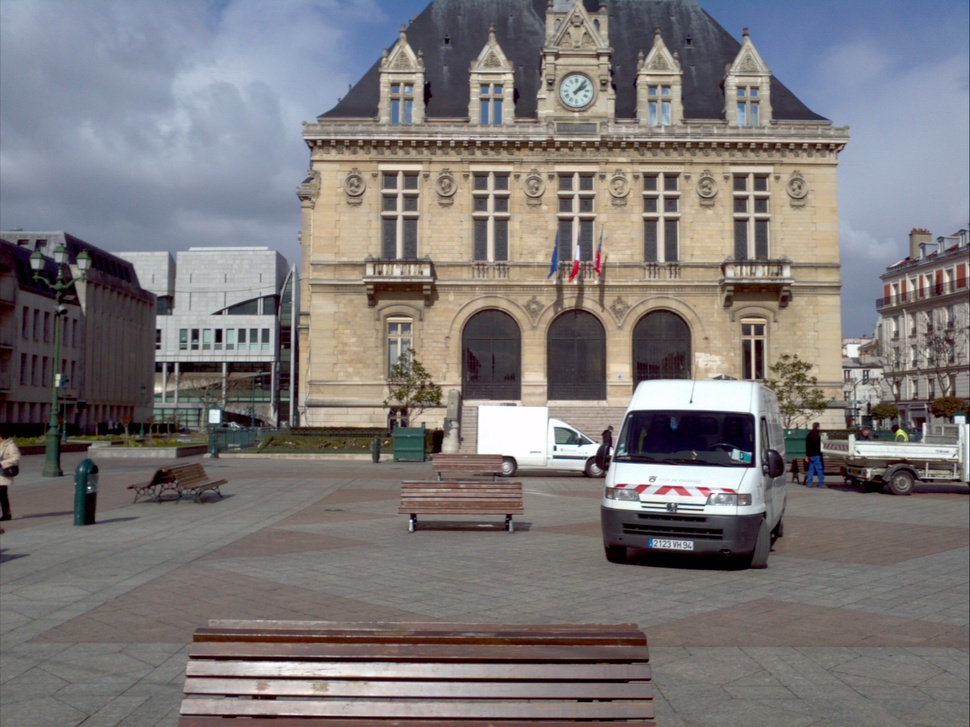
//> input picture TP1/Img/img01.jpg, 970 x 727 px, shrunk from 2048 x 1536 before the run
$ ./harris Img/img01.jpg   (built with g++ and OpenCV 4)
//> lines starting //> are read from the running program, lines starting //| are printed output that depends on the picture
#include "opencv2/highgui.hpp"
#include "opencv2/imgproc.hpp"
#include <iostream>

using namespace cv;
using namespace std;

Mat src, gradX, gradY;

// [63 lines left out: functions harris, mouse_callback, not called in this run]


void getDoGX(Mat& K, int w, double sigma)
{
  K= Mat(2*w+1,2*w+1, CV_64FC1);

  double alpha= 1/(2*M_PI*pow(sigma,4));
  double beta= -1/(2*sigma*sigma);

  for (int i=-w; i <= w; i++)
    for (int j=-w; j<= w; j++)
      K.at<double>(j+w,i+w)= i*alpha*exp(beta*(i*i+j*j));
}

string type2str(int type) {
  string r;

  uchar depth = type & CV_MAT_DEPTH_MASK;
  uchar chans = 1 + (type >> CV_CN_SHIFT);

  switch ( depth ) {
    case CV_8U:  r = "8U"; break;
    case CV_8S:  r = "8S"; break;
    case CV_16U: r = "16U"; break;
    case CV_16S: r = "16S"; break;
    case CV_32S: r = "32S"; break;
    case CV_32F: r = "32F"; break;
    case CV_64F: r = "64F"; break;
    default:     r = "User"; break;
  }

  r += "C";
  r += (chans+'0');

  return r;
}

int main( int argc, char** argv )
{
  Mat tmp = imread(argv[1]);
//> tmp is the input picture: 727 rows x 970 cols, CV_8UC3; mean B, G, R 120.4, 119.8, 124.1
  Mat kernel_x;
  Mat kernel_y;

  if (tmp.channels() > 1)
    {
      cvtColor( tmp, src, COLOR_BGR2GRAY );
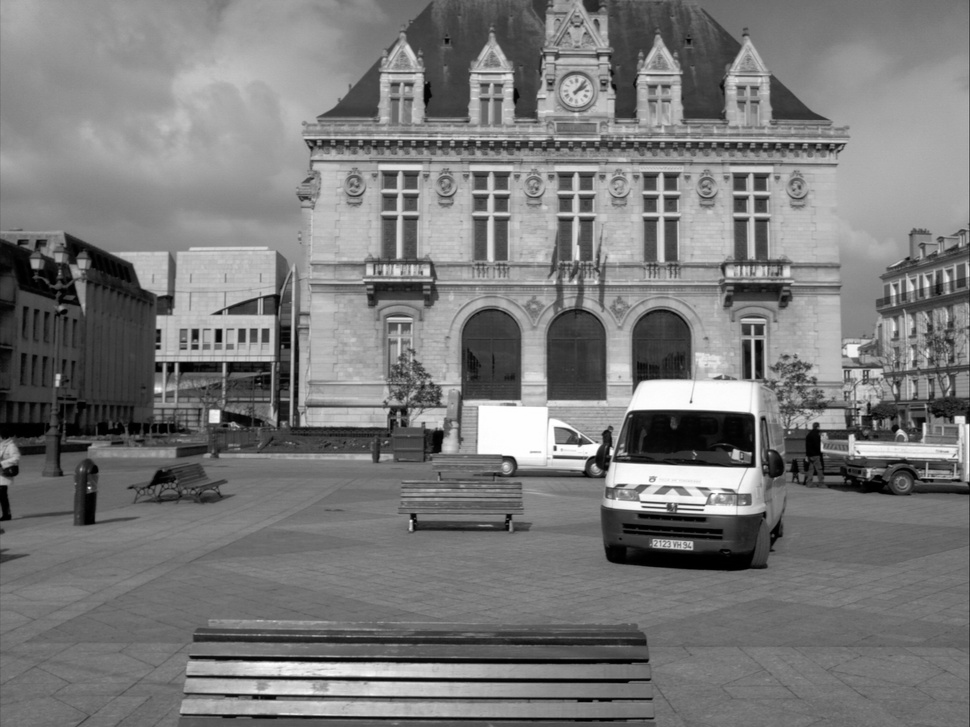
//> src: 727 rows x 970 cols, CV_8UC1; min 0, max 255, mean 121.2
      tmp= src;
    }

  tmp.convertTo(src, CV_64FC1);
//> src: 727 rows x 970 cols, CV_64FC1

  getDoGX(kernel_x, 2.0, 2.0/3.0);

  kernel_y = kernel_x.t();

  filter2D(src, gradX, -1, kernel_x);
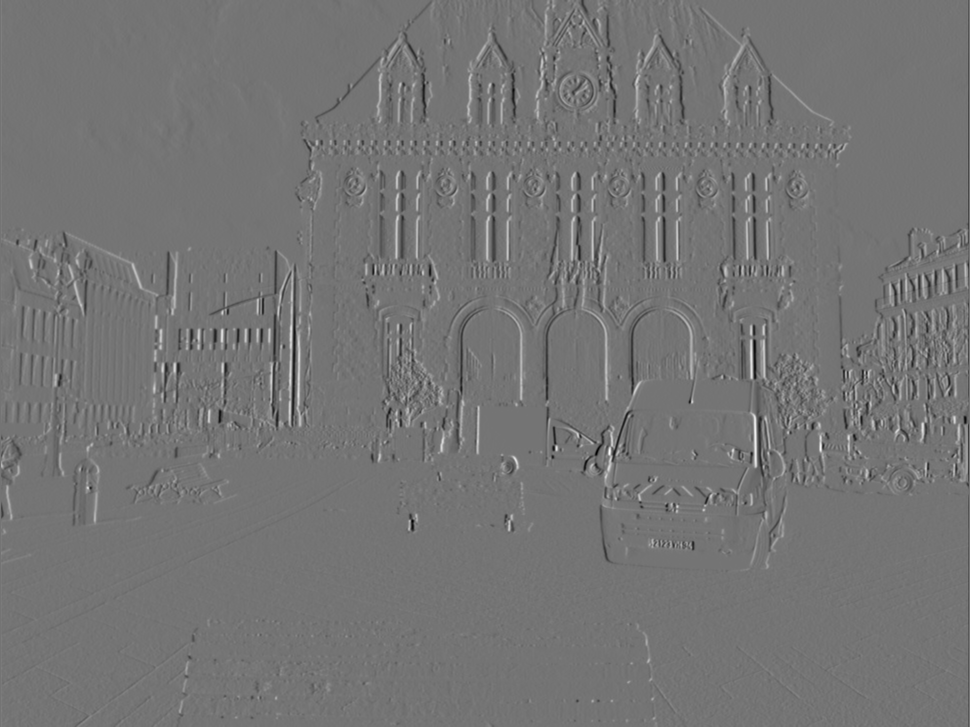
//> gradX: 727 rows x 970 cols, CV_64FC1; min -80.48, max 95.3, mean 0; drawn with min black and max white
  filter2D(src, gradY, -1, kernel_y);
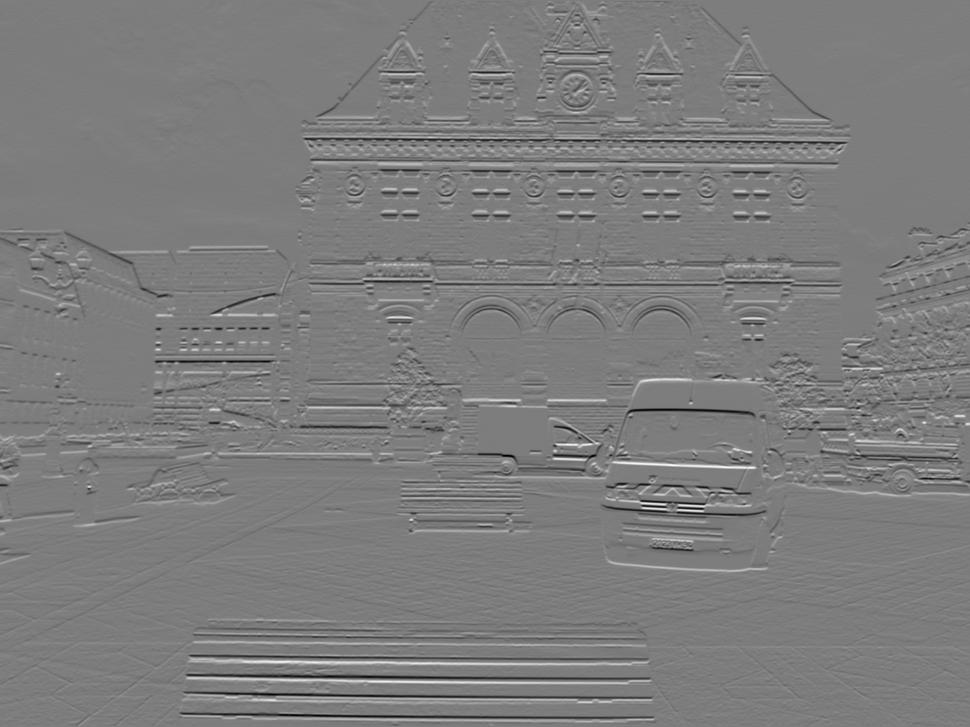
//> gradY: 727 rows x 970 cols, CV_64FC1; min -95.21, max 98.73, mean 0; drawn with min black and max white

  cout<< type2str(gradX.type())<<endl;
//| 64FC1


  namedWindow("src");
  imshow("src", tmp);

  namedWindow("gradX");
  imshow("gradX", gradX);

  namedWindow("gradY");
  imshow("gradY", gradY);

  // Routine de traitement du clic souris
  setMouseCallback("src", mouse_callback, NULL);

  // A vous de compléter le code...

  waitKey();
  return 0;
}

$ run again, on TP1/Img/img03.jpg
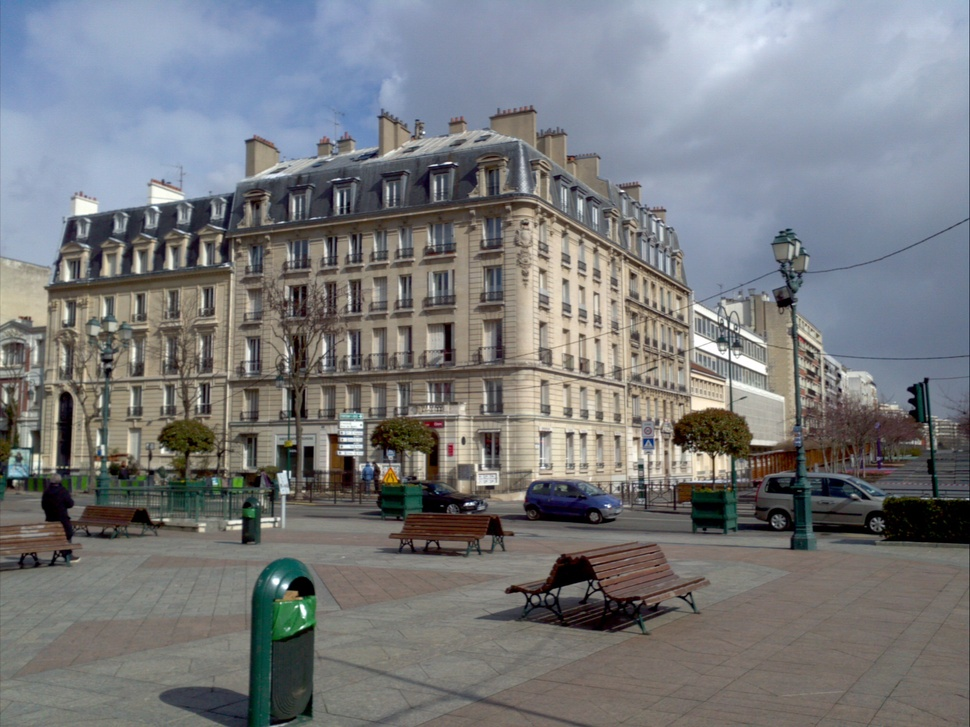
//> input picture TP1/Img/img03.jpg, 970 x 727 px, shrunk from 2048 x 1536 before the run
//> tmp is the input picture: 727 rows x 970 cols, CV_8UC3; mean B, G, R 124.8, 122.1, 120.2
//> `cvtColor( tmp, src, COLOR_BGR2GRAY );`:
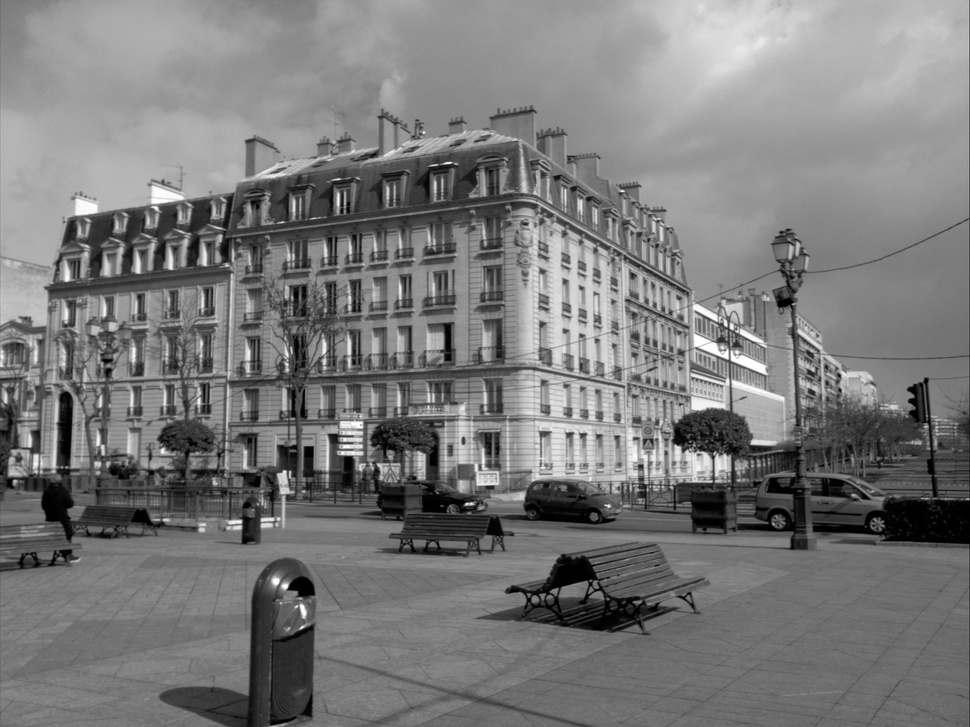
//> src: 727 rows x 970 cols, CV_8UC1; min 0, max 255, mean 121.8
//> `filter2D(src, gradY, -1, kernel_y);`:
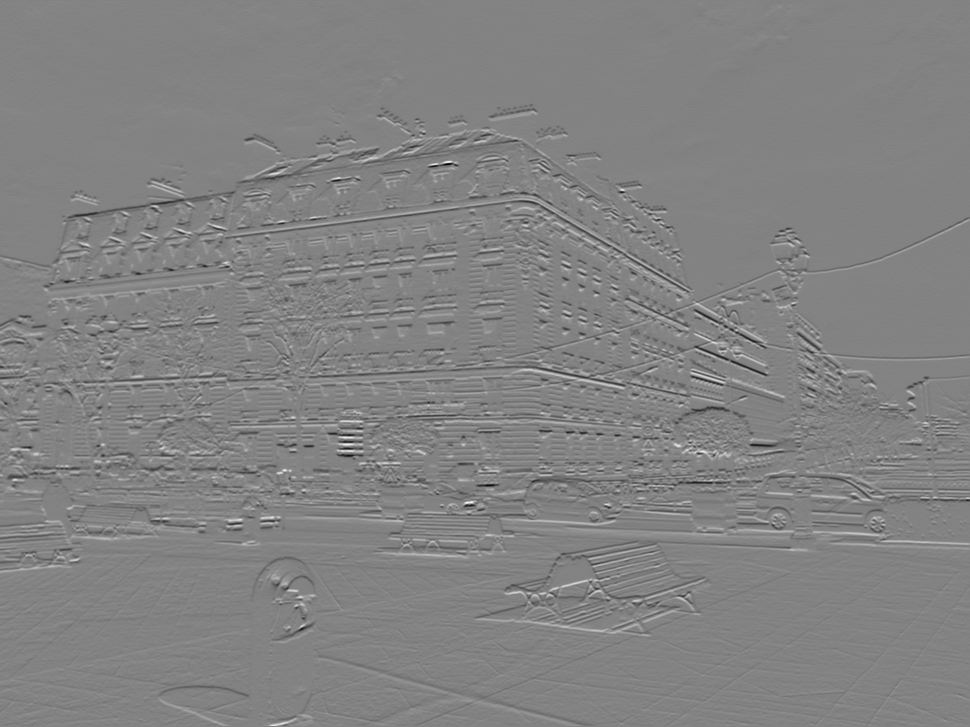
//> gradY: 727 rows x 970 cols, CV_64FC1; min -98.83, max 93.79, mean -0.1; drawn with min black and max white
//| 64FC1

$ run again, on TP1/Img/img02.small.jpg
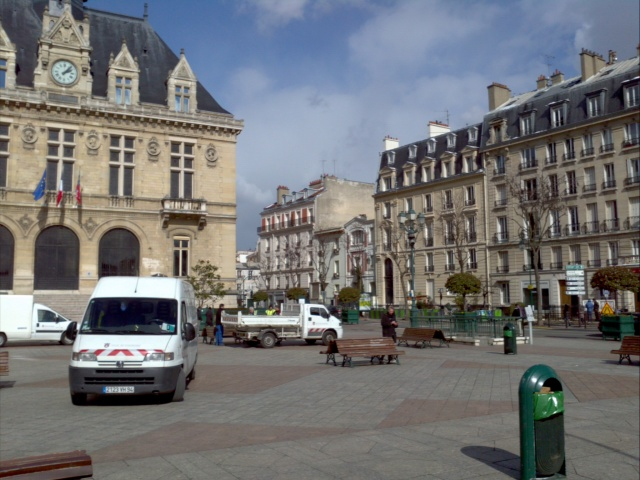
//> input picture TP1/Img/img02.small.jpg, 640 x 480 px
//> tmp is the input picture: 480 rows x 640 cols, CV_8UC3; mean B, G, R 116.1, 114.8, 114.3
//> `cvtColor( tmp, src, COLOR_BGR2GRAY );`:
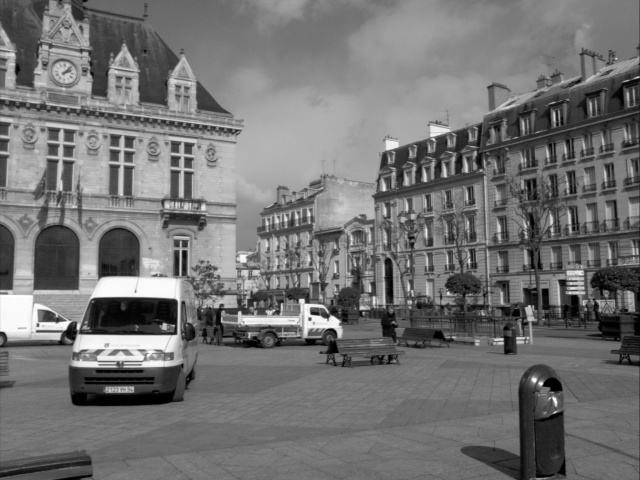
//> src: 480 rows x 640 cols, CV_8UC1; min 0, max 255, mean 114.8
//> `filter2D(src, gradY, -1, kernel_y);`:
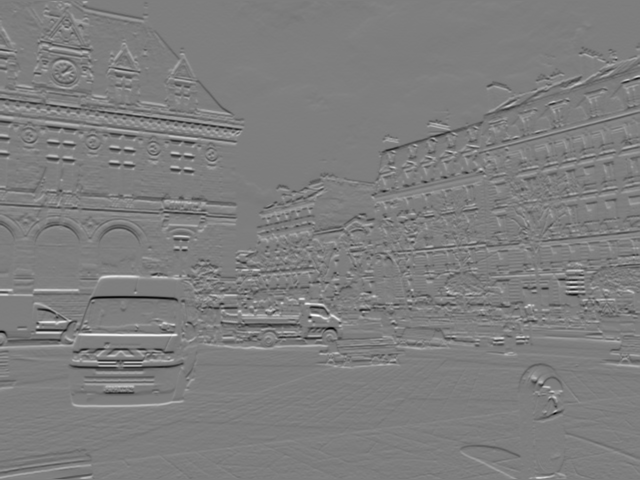
//> gradY: 480 rows x 640 cols, CV_64FC1; min -100.1, max 102, mean 0; drawn with min black and max white
//| 64FC1
